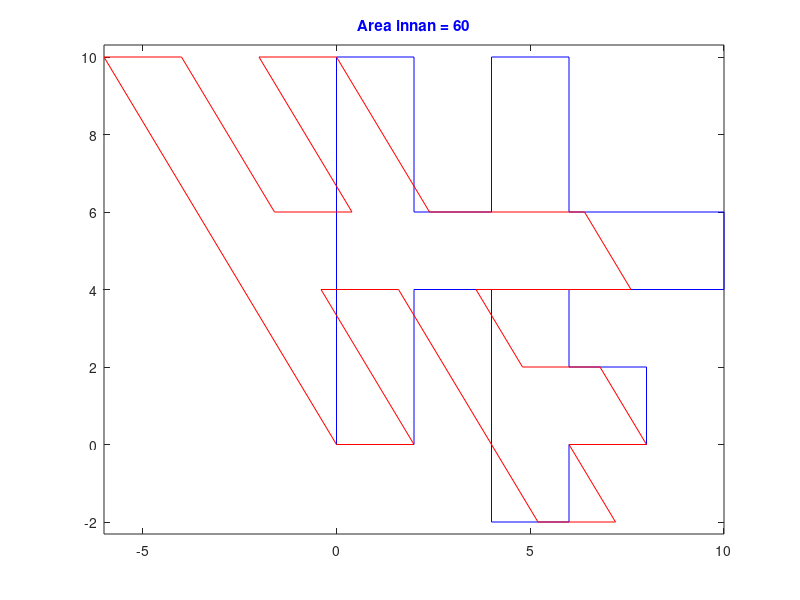

The MATLAB source for this figure: (Note: this script raises an error after producing the figure.)
%% Determinat genom Skjuvning
clear
close all

%Definera matrisen
startmatris=[0 2 2 4 4 6 6 8 8 6 6 10 10 6 6 4 4 2 2 0 0 ; % Ser ut som ett H med ett F i sig
             0 0 4 4 -2 -2 0 0 2 2 4 4 6 6 10 10 6 6 10 10 0 ];

%Definera x och y värden
xpos = startmatris(1,:); %Rad 1 = x värden
ypos = startmatris(2,:); %Rad 2 = y värden

% Definiera hur mycket matrisen ska skjutas i x-led
a = -0.6;

%Definera avbildnings matrisen
xs = xpos + ypos * a;
% ys = ypos;

% Area av startmatrisen
area_startmatris = abs(polyarea(xpos,ypos));

% Area av avbildningsmatrisen
area_avbildning = abs(polyarea(xs,ypos));
%% Plot startmatrisen och avbildningsmatrisen
figure(1)
plot(xpos,ypos,'-b',xs,ypos,'-r')
axis equal;
title(['\color{blue}Area innan = ' num2str(area_startmatris)]); %num2str gör som dess namn säger
subtitle(['\color{red}Area efter = ' num2str(area_avbildning)]);
legend('Innan', 'Efter')
